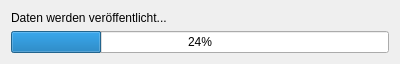
<?xml version="1.0" encoding="UTF-8"?>
<ui version="4.0">
 <class>CUploadProgressDlg</class>
 <widget class="QDialog" name="CUploadProgressDlg">
  <property name="geometry">
   <rect>
    <x>0</x>
    <y>0</y>
    <width>400</width>
    <height>64</height>
   </rect>
  </property>
  <property name="minimumSize">
   <size>
    <width>400</width>
    <height>37</height>
   </size>
  </property>
  <property name="maximumSize">
   <size>
    <width>400</width>
    <height>64</height>
   </size>
  </property>
  <property name="windowTitle">
   <string>Veröffentlichen des Dienstplanes</string>
  </property>
  <property name="windowIcon">
   <iconset resource="megaroster.qrc">
    <normaloff>:/gfx/ico/mr.bmp</normaloff>:/gfx/ico/mr.bmp</iconset>
  </property>
  <property name="autoFillBackground">
   <bool>true</bool>
  </property>
  <property name="sizeGripEnabled">
   <bool>false</bool>
  </property>
  <layout class="QVBoxLayout" name="verticalLayout">
   <item>
    <widget class="QLabel" name="label">
     <property name="text">
      <string>Daten werden veröffentlicht...</string>
     </property>
    </widget>
   </item>
   <item>
    <widget class="QProgressBar" name="progressBar">
     <property name="value">
      <number>24</number>
     </property>
    </widget>
   </item>
  </layout>
 </widget>
 <resources>
  <include location="megaroster.qrc"/>
 </resources>
 <connections/>
</ui>
